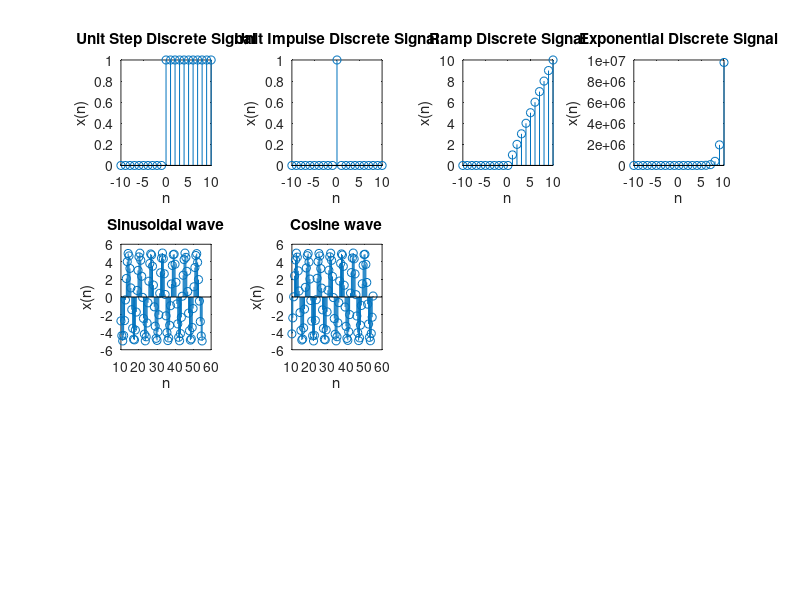

The MATLAB script that drew this image:
x1 = -10:1:10;
y1 = [ zeros(1,10) 1 ones(1,10) ];
subplot(3,4,1);
stem (x1,y1);
xlabel('n');
ylabel('x(n)');
title('Unit Step Discrete Signal');

x2 = -10:1:10;
y2 = [ zeros(1,10) 1 zeros(1,10) ];
subplot(3,4,2);
stem (x2,y2);
xlabel('n');
ylabel('x(n)');
title('Unit Impulse Discrete Signal');

x3 = -10:1:10;
y3 = zeros(1,21);
for i =1:21
    if (x3(i)<0)
        y3(i) = 0;
    else (x3(i)>0)
        y3(i) = x3(i);
    end
end           

subplot(3,4,3);
stem (x3,y3);
xlabel('n');
ylabel('x(n)');
title('Ramp Discrete Signal');

x4 = -10:1:10;
y4 = zeros(1,21);
a=input('Enter value of a:');
for i =1:21
    if (x4(i)<0)
        y4(i) = 0;
    else (x4(i)>0)
        y4(i) = a.^x4(i);
    end
end           
subplot(3,4,4);
stem (x4,y4);
xlabel('n');
ylabel('x(n)');
title('Exponential Discrete Signal');

a = input('Enter A:');
w = input('Enter w:');
th = input('Enter phase shift:');
x5 = 1:0.1:10;
x5 = w*x5;
x5 = x5+th;
y5 = a*sin(x5);
subplot(3,4,5);
stem (x5,y5);
xlabel('n');
ylabel('x(n)');
title('Sinusoidal wave');

a = input('Enter A:');
w = input('Enter w:');
th = input('Enter phase shift:');
x5 = 1:0.1:10;
x5 = w*x5;
x5 = x5+th;
y5 = a*cos(x5);
subplot(3,4,6);
stem (x5,y5);
xlabel('n');
ylabel('x(n)');
title('Cosine wave');
